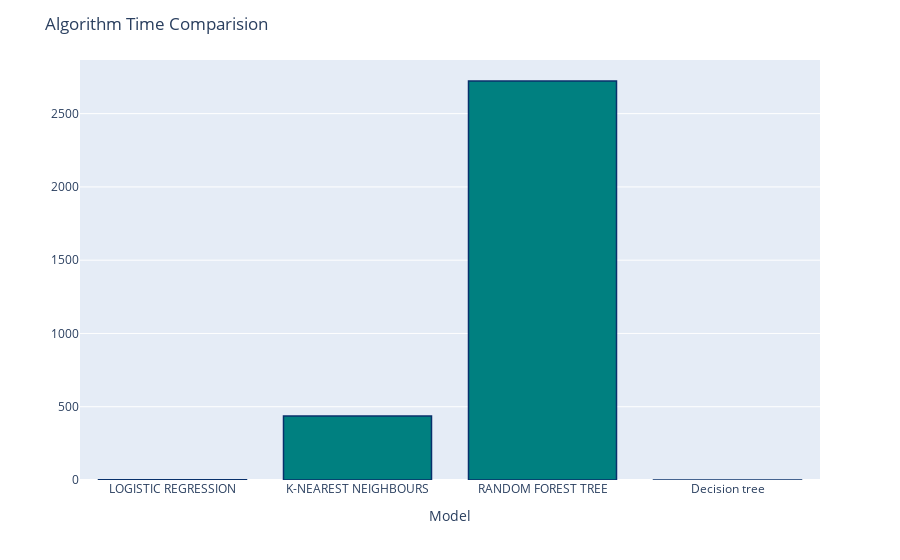

Notebook cell for this chart:
### Markdown cell above
ALGORITHMIC TIME COMPARISION

### Code cell
fig = px.bar(x=list(algo_time.keys()), y=list(algo_time.values()))
fig.update_traces(marker_color='teal', marker_line_color='rgb(8,48,107)', marker_line_width=1.5)
fig.update_layout(title="Algorithm Time Comparision", xaxis_title="Model", yaxis_title="")
fig.show()

### Figure 1 — Plotly figure (JSON) as saved in the notebook; plotly's stock layout.template omitted (floating-point values rounded to 4 significant figures)
{"data": [{"alignmentgroup": "True", "hovertemplate": "x=%{x}<br>y=%{y}<extra></extra>", "legendgroup": "", "marker": {"color": "teal", "line": {"color": "rgb(8,48,107)", "width": 1.5}, "pattern": {"shape": ""}}, "name": "", "offsetgroup": "", "orientation": "v", "showlegend": false, "textposition": "auto", "type": "bar", "x": ["LOGISTIC REGRESSION", "K-NEAREST NEIGHBOURS", "RANDOM FOREST TREE", "Decision tree"], "xaxis": "x", "y": [0.9742, 436.3, 2723.0, 0.8359], "yaxis": "y"}], "layout": {"barmode": "relative", "legend": {"tracegroupgap": 0}, "margin": {"t": 60}, "title": {"text": "Algorithm Time Comparision"}, "xaxis": {"anchor": "y", "domain": [0, 1], "title": {"text": "Model"}}, "yaxis": {"anchor": "x", "domain": [0, 1], "title": {"text": ""}}}}
